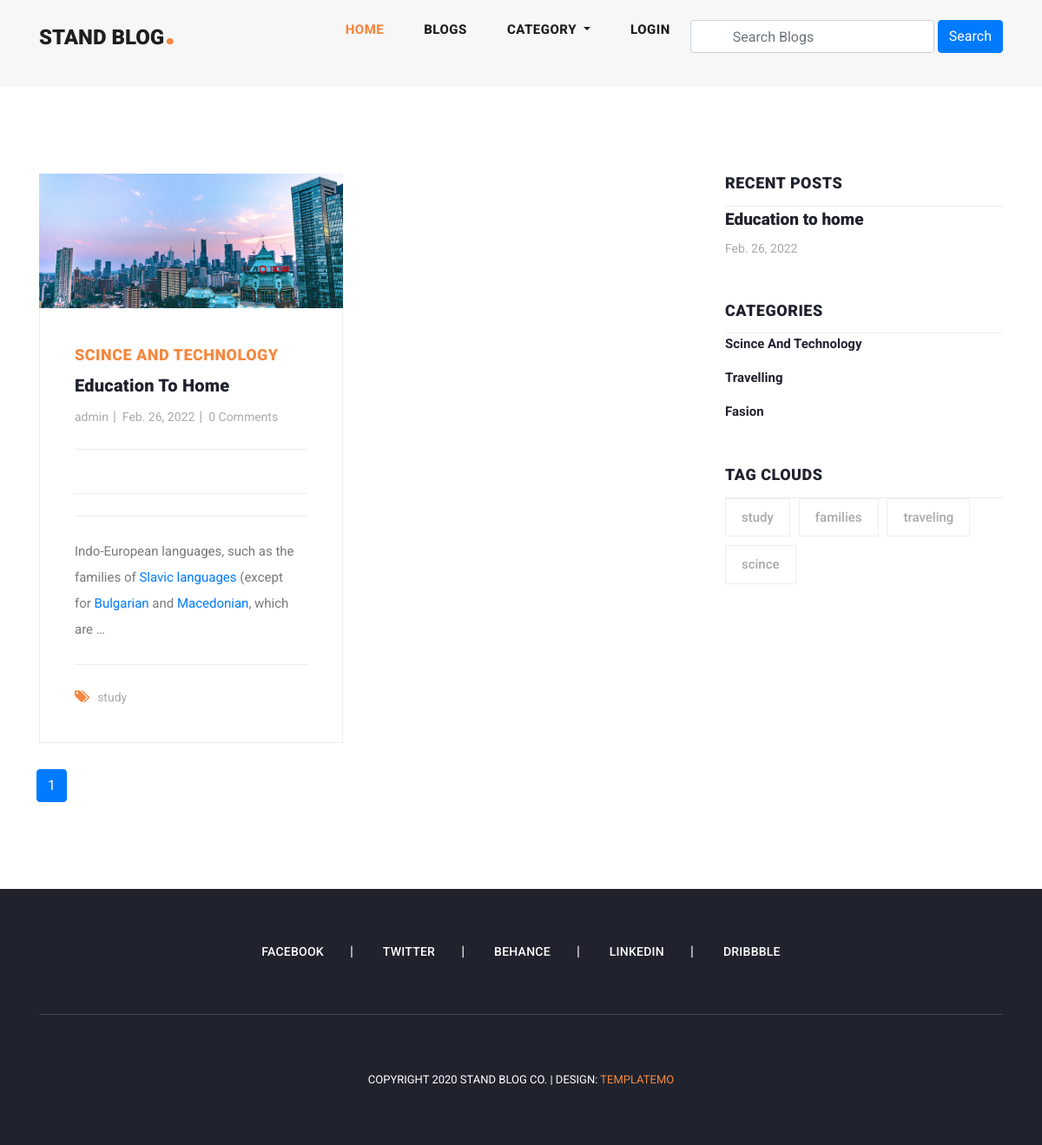
The app's page /tag_blog/study/, older data.
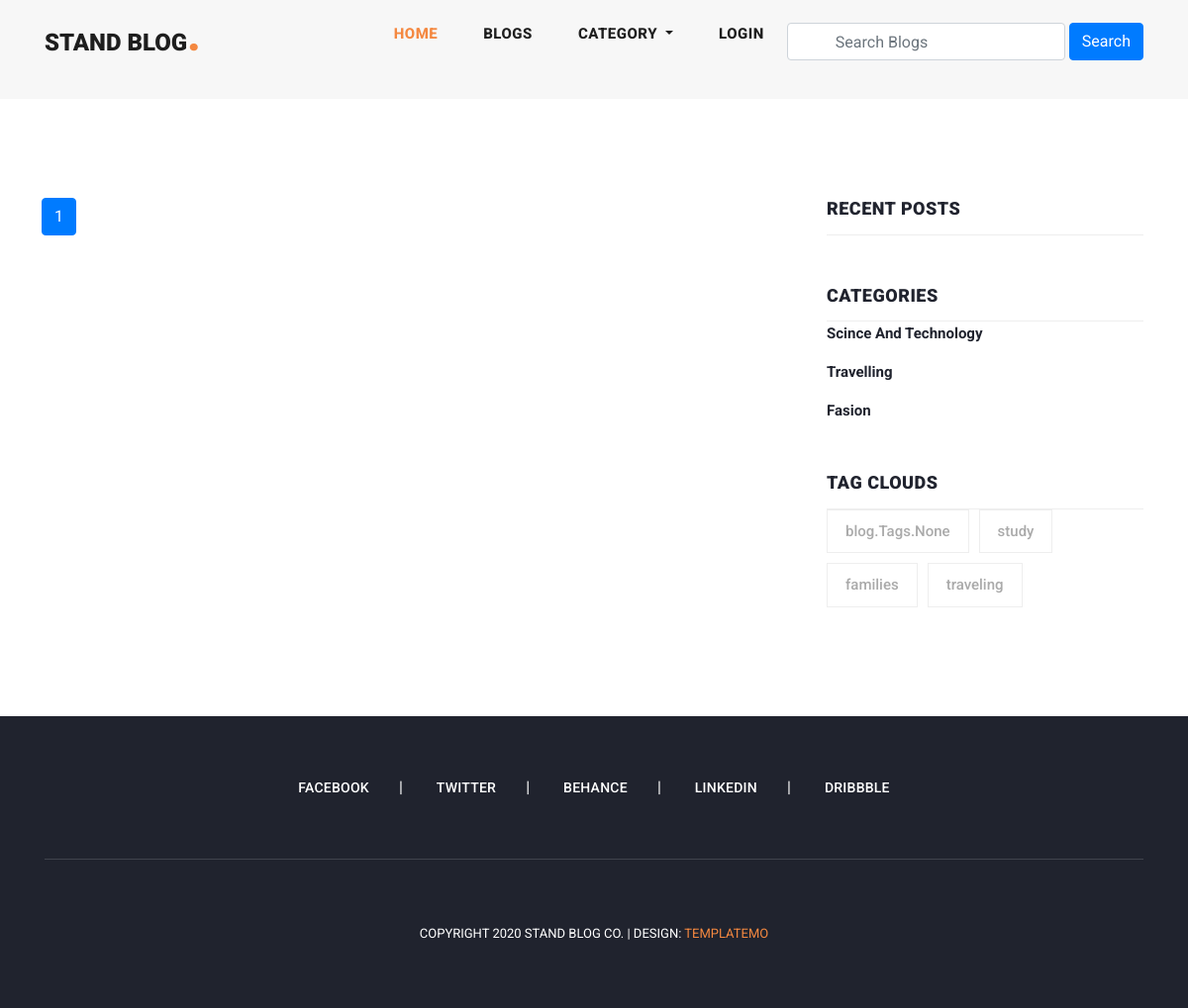
The same page, newer data.
### blog/models.py (models this page shows, shortened)
class Blog (models.Model):
    user=models.ForeignKey(User, on_delete=models.CASCADE, related_name='user_blogs')
    category=models.ForeignKey(Category, on_delete=models.CASCADE, related_name='category_blogs')
    tags=models.ManyToManyField(Tags, related_name='tags', blank=True)
    likes=models.ManyToManyField(User, related_name='user_likes', blank=True)
    title=models.CharField(max_length=250)
    slug=models.SlugField(null=True, blank=True)
    banner=models.ImageField(upload_to='banner-images/')
    description=RichTextField()
    created_date=models.DateTimeField(auto_now_add=True)

class Category(models.Model):
    title=models.CharField(max_length=150, unique=True)
    slug=models.SlugField(null=True, blank=True)
    created_date=models.DateTimeField(auto_now_add=True)
    def __str__(self):
        return self.title

class Tags(models.Model):
    title=models.CharField(max_length=150)
    slug=models.SlugField(null=True, blank=True)
    created_date=models.DateTimeField(auto_now_add=True)
    def get_tags_absolute_url(self):
        return reverse("blog:tags_blogs", args={
             self.slug
             })

### user_profile/models.py (models this page shows, shortened)
class User(AbstractUser):
    email=models.EmailField(
        max_length=150,
        unique=True,
        error_messages={
            "unique":"The email must be uniqe"
        }
    )
    profile_image=models.ImageField(
        null=True,
        blank=True,
        upload_to='profile_image/'
    )
    followers = models.ManyToManyField('Follow')
    REQUIRED_FIELDS=["email"]
    objects= CustomeUserManagers()

### blog/views.py (the view)
# urls.py: path('tag_blog/<slug>/',views.tags_blogs, name='tags_blogs'),
def tags_blogs(request, slug):
    tags=get_object_or_404(Tags, slug=slug)
    recent_post=Blog.objects.order_by('-created_date')[:4]
    blogs=tags.tags.all()
    tags=Tags.objects.order_by('-created_date')[:4]
    paginator=Paginator(blogs,2)
    page_number = request.GET.get('page')
    page_obj = paginator.get_page(page_number)
    context={
        'blogs':blogs,
        'tags':tags,
        'page_obj':page_obj,
        'recent_post':recent_post,
    }
    return render(request,'tags_blog.html',context)

### blog/context_processors.py (called while the page is built)
def get_all_category(request):
    categories=Category.objects.all()
    context={
        'categories':categories,
    }
    return context

### user_profile/context_processors.py (called while the page is built, shortened)
def user_notifications(request):
    context = {}
    return context

### templates/tags_blog.html (shortened to what the changed rows need)
{% extends 'base.html' %}
{% load static %}
{% block maincontent %}
    <section class="blog-posts grid-system">
      <div class="container">
        <div class="row">
          <div class="col-lg-8">
            <div class="all-blog-posts">
              <div class="row">
                {% for blog in page_obj %}
                <div class="col-lg-6">
                  <div class="blog-post">
                    <div class="blog-thumb">
                      <img src="{{ blog.banner.url }}" alt="">
                    </div>
                    <div class="down-content">
                      <span>{{ blog.category }}</span>
                      <a href="{% url 'blog:blog_details' blog.slug %}"><h4>{{ blog.title }}</h4></a>
                      <ul class="post-info">
                        <li><a href="#">{{ blog.user.username }}</a></li>
                        <li><a href="#">{{ blog.created_date | date }}</a></li>
                        <li><a href="#">{{ blog.blog_comment.all.count }} Comments</a></li>
                      </ul>
                     <p>{{ blog.description | truncatewords:20 | safe }}</p>
                      <div class="post-options">
                        <div class="row">
                          <div class="col-lg-12">
                            <ul class="post-tags">
                              <li><i class="fa fa-tags"></i></li>
                              {% if blog.tags.all.count > 0 %}
                              {% for tag in blog.tags.all %}
                              <li><a href="#">{{ tag.title }}</a></li>
                              {% endfor %}
                              {% else  %}
                                None
                              {% endif %}
                            </ul>
                          </div>
                        </div>
                      </div>
                    </div>
                  </div>
                </div>
                {% endfor %}
                  <nav  aria-label="Page navigation">
                    <ul class="pagination mb-0">
                      {% load l10n %}
                      {% for post in page_obj.paginator.page_range %}
                      {% if page_obj.number == post  %}
                      <li class="page-item active">
                        <a class="page-link" href="?page={{ post }}">{{ post | localize }}</a>
                      </li>
                      {% else %}
                      <li class="page-item">
                        <a class="page-link" href="?page={{ post }}">{{ post }}</a>
                      </li>
                      {% endif %}
                      {% endfor %}
                    </ul>
                  </nav>
              </div>
            </div>
          </div>
          <div class="col-lg-4">
            <div class="sidebar">
              <div class="row">
                <div class="col-lg-12">
                  <div class="sidebar-item recent-posts sidebar-item search">
                    <div class="sidebar-heading">
                      <h2>Recent Posts</h2>
                    </div>
                    <div class="content">
                      <ul>
                        {% for blog in blogs|slice:"3" %}
                        <li><a href="{% url 'blog:blog_details' blog.slug %}">
                          <h5>{{ blog.title }}</h5>
                          <span>{{ blog.created_date | date }}</span>
                        </a></li>
                       {% endfor %}
                      </ul>
                    </div>
                  </div>
                </div>
                <div class="col-lg-12">
                  <div class="sidebar-item categories">
                    <div class="sidebar-heading">
                      <h2>Categories</h2>
                    </div>
                    <div class="content">
                      <ul>
                        {% for category in categories %}
                        <li><a href="#">{{ category.title }}</a></li>
                        {% endfor %}
                      </ul>
                    </div>
                  </div>
                </div>
                <div class="col-lg-12">
                  <div class="sidebar-item tags">
                    <div class="sidebar-heading">
                      <h2>Tag Clouds</h2>
                    </div>
                    <div class="content">
                      <ul>
                        {% for tag in tags|slice:"6" %}
                        <li><a href="{{ tag.get_tags_absolute_url }}">{{ tag.title }}</a></li>
                        {% endfor %}
                      </ul>
                    </div>
                  </div>
                </div>
              </div>
            </div>
          </div>
        </div>
      </div>
    </section>
    {% endblock maincontent %}

Row changes from the older to the newer data that the page shows:
removed Blog: banner (picture), category "SCINCE AND TECHNOLOGY", title "Education To Home", user.username "admin", created_date "Feb. 26, 2022", blog_comment.all.count "0", description "Indo-European languages, such as the families of Slavic languages (except for Bulgarian and Macedonian , which are …", title "Education to home", Tags (title "study")
no longer on this page (row unchanged): Tags: title "scince", shown under "TAG CLOUDS"
added Tags: title "blog.Tags.None", shown under "TAG CLOUDS"
